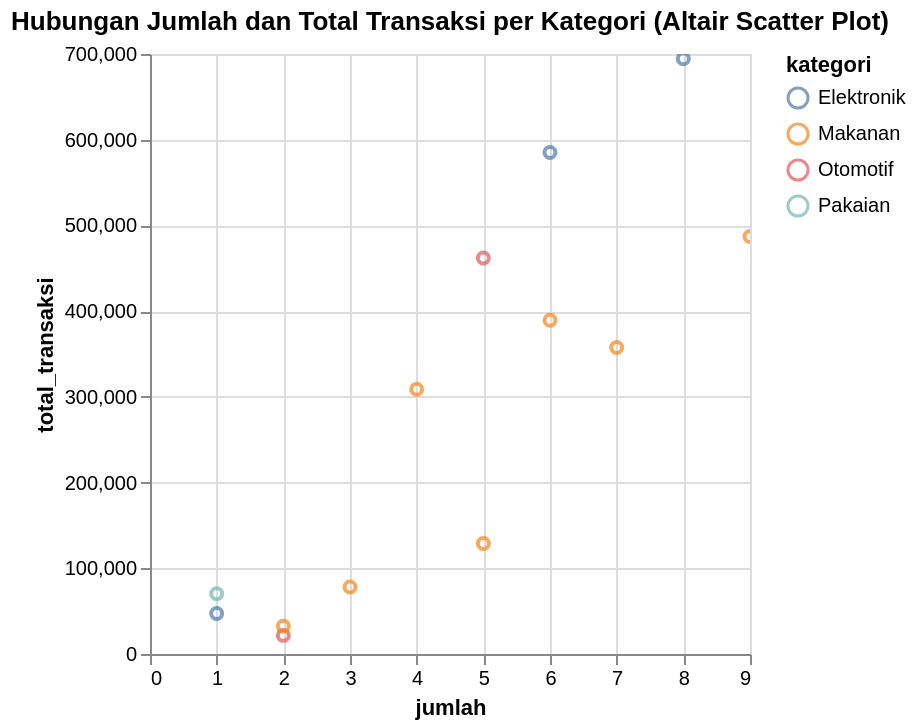

The code cell stored with this chart in its notebook:
### Markdown cell above
### 2. Altair Interactive Scatter Plot: Hubungan Total Transaksi dan Jumlah

Altair adalah *library* deklaratif untuk membuat visualisasi statistik yang interaktif. Ini sangat baik untuk eksplorasi data karena memungkinkan pemilihan dan *brushing* data yang mudah. Kita akan membuat *scatter plot* untuk melihat hubungan antara `total_transaksi` dan `jumlah` dari dataset `df`, dengan warna berdasarkan `kategori`.

### Code cell
import altair as alt

# Membuat interactive scatter plot menggunakan Altair
alt.Chart(df).mark_point().encode(
    x='jumlah:Q', # 'Q' denotes quantitative data
    y='total_transaksi:Q',
    color='kategori:N', # 'N' denotes nominal data (categorical)
    tooltip=['tanggal', 'harga', 'jumlah', 'total_transaksi', 'kategori'] # Informasi saat hover
).properties(
    title='Hubungan Jumlah dan Total Transaksi per Kategori (Altair Scatter Plot)'
).interactive()

### Figure 1 — Vega-Lite specification as saved in the notebook (floating-point values rounded to 4 significant figures)
{"config": {"view": {"continuousWidth": 300, "continuousHeight": 300}}, "data": {"name": "data-5d1a1c7e2f3fdb204b886ca5f1443ddf"}, "mark": {"type": "point"}, "encoding": {"color": {"field": "kategori", "type": "nominal"}, "tooltip": [{"field": "tanggal", "type": "temporal"}, {"field": "harga", "type": "quantitative"}, {"field": "jumlah", "type": "quantitative"}, {"field": "total_transaksi", "type": "quantitative"}, {"field": "kategori", "type": "nominal"}], "x": {"field": "jumlah", "type": "quantitative"}, "y": {"field": "total_transaksi", "type": "quantitative"}}, "params": [{"name": "param_1", "select": {"type": "interval", "encodings": ["x", "y"]}, "bind": "scales"}], "title": "Hubungan Jumlah dan Total Transaksi per Kategori (Altair Scatter Plot)", "$schema": "https://vega.github.io/schema/vega-lite/v5.20.1.json", "datasets": {"data-5d1a1c7e2f3fdb204b886ca5f1443ddf": [{"tanggal": "2023-01-01T00:00:00", "harga": 25795, "jumlah": 5, "total_transaksi": 128975, "kategori": "Makanan"}, {"tanggal": "2023-01-02T00:00:00", "harga": 10860, "jumlah": 2, "total_transaksi": 21720, "kategori": "Otomotif"}, {"tanggal": "2023-01-03T00:00:00", "harga": 86820, "jumlah": 8, "total_transaksi": 694560, "kategori": "Elektronik"}, {"tanggal": "2023-01-04T00:00:00", "harga": 64886, "jumlah": 6, "total_transaksi": 389316, "kategori": "Makanan"}, {"tanggal": "2023-01-05T00:00:00", "harga": 16265, "jumlah": 2, "total_transaksi": 32530, "kategori": "Makanan"}, {"tanggal": "2023-01-06T00:00:00", "harga": 92386, "jumlah": 5, "total_transaksi": 461930, "kategori": "Otomotif"}, {"tanggal": "2023-01-07T00:00:00", "harga": 47194, "jumlah": 1, "total_transaksi": 47194, "kategori": "Elektronik"}, {"tanggal": "2023-01-08T00:00:00", "harga": 97498, "jumlah": 6, "total_transaksi": 584988, "kategori": "Elektronik"}, {"tanggal": "2023-01-09T00:00:00", "harga": 54131, "jumlah": 9, "total_transaksi": 487179, "kategori": "Makanan"}, {"tanggal": "2023-01-10T00:00:00", "harga": 70263, "jumlah": 1, "total_transaksi": 70263, "kategori": "Pakaian"}, {"tanggal": "", "harga": 26023, "jumlah": 3, "total_transaksi": 78069, "kategori": "Makanan"}, {"tanggal": "", "harga": 51090, "jumlah": 7, "total_transaksi": 357630, "kategori": "Makanan"}, {"tanggal": "", "harga": 77221, "jumlah": 4, "total_transaksi": 308884, "kategori": "Makanan"}]}}
